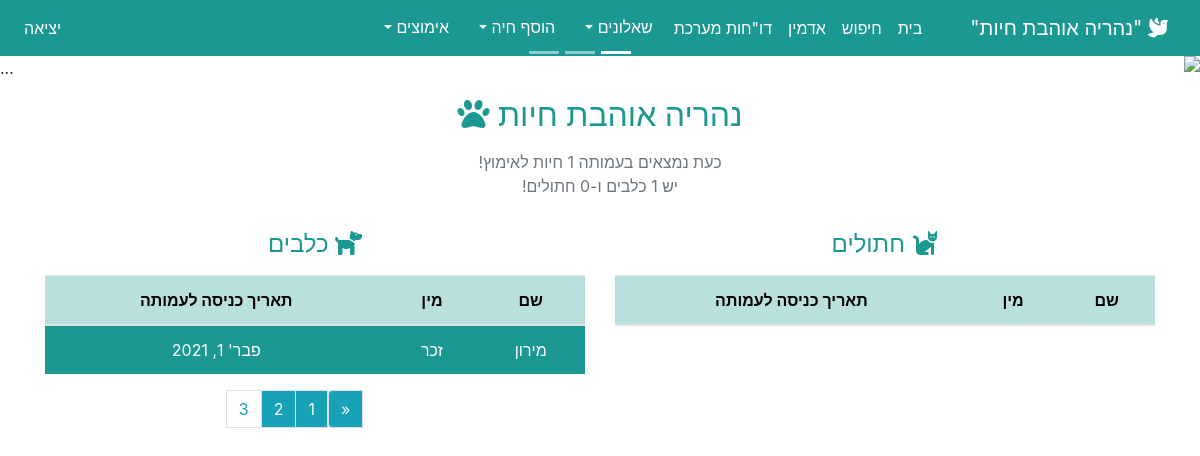
The app's page /?dogpage=3 with its own data.
### shelter/models.py (models this page shows, shortened)
class Dog(models.Model):
    id = models.AutoField(primary_key=True)
    chip_number = models.IntegerField(blank=True, default=None, null=True, verbose_name=_('מספר שבב'))
    name = models.CharField(unique=True, max_length=255, verbose_name=_('שם'))
    birth_date = models.DateField(default=datetime.date.today, verbose_name=_('תאריך לידה'))
    gender = models.CharField(max_length=255, choices=GENDER_CHOICES, verbose_name=_('מין'))
    physical_description = models.TextField(max_length=255, blank=True, default=None, null=True, verbose_name=_('תיאור חיצוני'))
    size = models.CharField(choices=SIZE_CHOICES, max_length=255, blank=True, default=None, null=True, verbose_name=_('גודל'))
    color = models.CharField(max_length=255, blank=True, default=None, null=True, verbose_name=_('צבע'))
    behaviour_description = models.TextField(max_length=255, blank=True, default=None, null=True, verbose_name=_('תיאור התנהגותי'))
    story = models.TextField(max_length=255, blank=True, default=None, null=True, verbose_name=_('סיפור רקע'))
    image = models.ImageField(upload_to='mediaDogs/', default='media/generic_img.png', blank=True, null=True, verbose_name=_('תמונה'))
    acceptance_date = models.DateField(default=datetime.date.today, blank=True, null=True, verbose_name=_('תאריך קבלה לעמותה'))
    location = models.CharField(max_length=255, choices=PLACES, blank=True, default='עמותה', null=True, verbose_name=_('מיקום הכלב'))
    clinic = models.TextField(max_length=255, blank=True, default=None, null=True, verbose_name=_('מרפאה וטרינרית'))
    vaccine_book = models.BooleanField(default=False, verbose_name=_('פנקס חיסונים'))
    vaccine_book_link = models.FileField(upload_to='mediaDogs/', blank=True, default=None, null=True, verbose_name=_('קישור לפנקס חיסונים'))
    medical_file = models.FileField(upload_to='mediaDogs/', blank=True, default=None, null=True, verbose_name=_('קישור לתיק רפואי'))
    worming_1 = models.DateField(blank=True, null=True, verbose_name=_('תילוע 1'))
    worming_2 = models.DateField(blank=True, null=True, verbose_name=_('תילוע 2'))
    hexagonal_vaccine = models.DateField(blank=True, null=True, verbose_name=_('חיסון משושה'))
    next_treatment_hexagonal = models.DateField(blank=True, null=True, verbose_name=_('משושה - תאריך הטיפול הבא'))
    rabies_vaccine = models.DateField(blank=True, null=True, verbose_name=_('חיסון כלבת'))
    rabies_vaccine_link = models.FileField(upload_to='mediaDogs/', blank=True, default=None, null=True, verbose_name=_('אישור חיסון כלבת'))
    next_treatment_rabies = models.DateField(blank=True, null=True, verbose_name=_('כלבת - תאריך הטיפול הבא'))
    ticks_fleas_treatment = models.DateField(default=None, blank=True, null=True, verbose_name=_('טיפול קרציות ופרעושים'))
    next_ticks_fleas_treatment = models.DateField(blank=True, null=True, verbose_name=_('קרציות ופרעושים - תאריך הטיפול הבא'))
    sterilization = models.DateField(blank=True, null=True, verbose_name=_('סירוס/עיקור'))
    sterilization_link = models.FileField(upload_to='mediaDogs/', blank=True, default=None, null=True, verbose_name=_('אישור סירוס/עיקור'))
    medical_comments = models.TextField(max_length=255, blank=True, default=None, null=True, verbose_name=_('הערות רפואיות'))
    died = models.BooleanField(default=False, verbose_name=_('נפטר/ה'))
    death_date = models.DateField(blank=True, null=True, verbose_name=_('תאריך הפטירה'))
    death_reason = models.TextField(max_length=255, blank=True, default=None, null=True, verbose_name=_('סיבת הפטירה'))
    adopter_relation_dog = models.ManyToManyField(Adopter, through='DogAdoption', related_name="adoptions_dog")
    animal_type = models.CharField(max_length=32, default="כלב",  editable=False)

### shelter/views.py (the view)
# urls.py: path('', views.home, name='home'),
def home(request):
    cats = Cat.objects.all()
    cat_count = 0
    for cat in cats:
        if cat.location == 'Association':
            cat_count += 1
    no_of_cats = cat_count
    paginator1 = Paginator(cats, 3)
    page = request.GET.get('catpage')
    cats = paginator1.get_page(page)
    dogs = Dog.objects.all()
    dog_count = 0
    for dog in dogs:
        if dog.location == 'Association':
            dog_count += 1
    no_of_dogs = dog_count
    paginator2 = Paginator(dogs, 3)
    page = request.GET.get('dogpage')
    dogs = paginator2.get_page(page)
    no_of_animals = no_of_cats + no_of_dogs
    return render(request, 'home.html', {'cats': cats,
                                         'dogs': dogs,
                                         'no_of_animals': no_of_animals,
                                         'no_of_dogs': no_of_dogs,
                                         'no_of_cats': no_of_cats})

### shelter/templates/home.html (shortened to what this page needs)
{% extends 'base.html' %} {% block content %}
<div id="carouselExampleCaptions" class="carousel slide" data-ride="carousel">
  <ol class="carousel-indicators">
    <li
      data-target="#carouselExampleCaptions"
      data-slide-to="0"
      class="active"
    ></li>
    <li data-target="#carouselExampleCaptions" data-slide-to="1"></li>
    <li data-target="#carouselExampleCaptions" data-slide-to="2"></li>
  </ol>
  <div class="carousel-inner">
    <div class="carousel-item active">
      <img
        src="https://source.unsplash.com/1400x240/?dog,cat"
        class="d-block w-100"
        alt="..."
      />
      <div class="carousel-caption d-none d-md-block">
      </div>
    </div>
  </div>
  <a
    class="carousel-control-prev"
    href="#carouselExampleCaptions"
    role="button"
    data-slide="prev"
  >
    <span class="carousel-control-prev-icon" aria-hidden="true"></span>
  </a>
  <a
    class="carousel-control-next"
    href="#carouselExampleCaptions"
    role="button"
    data-slide="next"
  >
    <span class="carousel-control-next-icon" aria-hidden="true"></span>
  </a>
</div>
<div class="container">
  <div class="row">
    <div class="col-md-12">
      <h2 class="text-center mt-3 mb-3" style="color: #1b9891;">
        נהריה אוהבת חיות <i class="fas fa-paw"></i>
      </h2>
      <p class="text-center text-muted">
        כעת נמצאים בעמותה {{no_of_animals}} חיות לאימוץ!
      <br>
        יש {{no_of_dogs}} כלבים ו-{{no_of_cats}} חתולים!
      </p>
    </div>
  </div>
  <div class="row">
    <div class="col-md-6">
      <h4 class="text-center mt-3 mb-3" style="color: #1b9891;">
        <i class="fas fa-cat"></i> חתולים
      </h4>
      <table class="table table-striped text-center">
        <thead>
          <tr>
            <th scope="col">שם</th>
            <th scope="col">מין</th>
            <th scope="col">תאריך כניסה לעמותה</th>
          </tr>
        </thead>
      </table>
    </div>
    <div class="col-md-6">
      <h4 class="text-center mt-3 mb-3" style="color: #1b9891;">
        <i class="fas fa-dog"></i> כלבים
      </h4>
      <table class="table table-striped text-center" >
        <thead>
          <tr>
            <th scope="col">שם</th>
            <th scope="col">מין</th>
            <th scope="col">תאריך כניסה לעמותה</th>
          </tr>
        </thead>
        <tbody>
          {% for dog in dogs %}
          {% if dog.location == 'Association' %}
          <tr>
          <td><a href="../dog/{{dog.id}}"><div style="color: white; height:100%;width:100%"> {{dog.name}} </div></a></td>
            <td>{{ dog.get_gender_display }}</td>
            <td>{{ dog.acceptance_date }}</td>
          </tr>
          {% endif %}{% endfor %}
        </tbody>
      </table>
      {% if dogs.has_other_pages %}
      <nav>
        <ul class="pagination justify-content-center">
          {% if dogs.has_previous %}
          <li class="page-item">
            <a
              class="page-link text-light bg-info"
              href="?dogpage={{ dogs.previous_page_number }}"
              tabindex="-1"
              aria-disabled="true"
              >&laquo;</a
            >
          </li>
          {% else %}
          <li class="page-item disabled"></li>
          {% endif %} {% for pages in dogs.paginator.page_range %}
          <br />
          {% if dogs.number == pages %}
          <li class="page-item">
            <a class="page-link text-info" href="?dogpage={{ pages }}"
              >{{ pages }}</a
            >
          </li>
          {% else %}
          <li class="page-item">
            <a
              class="page-link text-light bg-info"
              href="?dogpage={{ pages }}"
              >{{ pages }}</a
            >
          </li>
          {% endif %} {% endfor %}
        </ul>
      </nav>
      {% endif %}
    </div>
  </div>
</div>
{% endblock content %}

### shelter/templates/home.html (style rules this page uses)
table td { background-color: #1b9891; color: white; }
th { background-color: #BAE0DE; color: black; }

### records on screen
Dog: name "מירון", gender "זכר", acceptance_date "פבר' 1, 2021"

### other values on screen
{{ pages }} "1" "2"
{{ pages }} "3"
